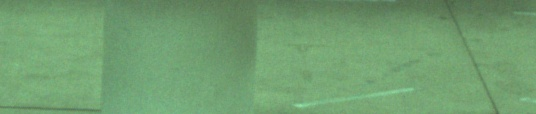
//> input picture 细节增强11.1/细节增强11.1/ROI.jpg, 536 x 114 px
$ ./main   (built with g++ and OpenCV 4)
//> lines starting //> are read from the running program, lines starting //| are printed output that depends on the picture

/*******FFFF111:直方图均衡化*******************/
#include "opencv2/highgui/highgui.hpp"
#include "opencv2/imgproc/imgproc.hpp"
#include"opencv2/opencv.hpp"
using namespace cv;

int main()
{
	Mat srcImage, dstImage;
	srcImage = imread("ROI.jpg", 1);
//> srcImage is the input picture: 114 rows x 536 cols, CV_8UC3; mean B, G, R 112, 158.2, 113.1
	if (!srcImage.data) { printf("读取图片错误，请确定目录下是否有imread函数指定图片存在~！ \n"); return false; }

	// 【2】转为灰度图并显示出来
	cvtColor(srcImage, srcImage, CV_BGR2GRAY);
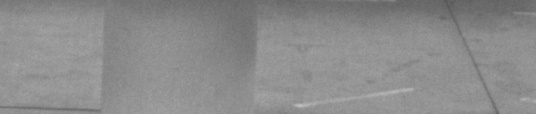
//> srcImage: 114 rows x 536 cols, CV_8UC1; min 88, max 196, mean 139.5
	namedWindow("原始图", 1);
	imshow("原始图", srcImage);

	// 【3】进行直方图均衡化
	equalizeHist(srcImage, dstImage);
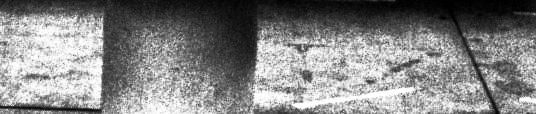
//> dstImage: 114 rows x 536 cols, CV_8UC1; min 0, max 255, mean 131.3

	// 【4】显示结果
	namedWindow("经过直方图均衡化后的图", 1);

	imshow("经过直方图均衡化后的图", dstImage);
	imwrite("equlize.jpg", dstImage);

	// 等待用户按键退出程序
	waitKey(0);
	return 0;

}
// [348 lines of commented-out code are left out]
